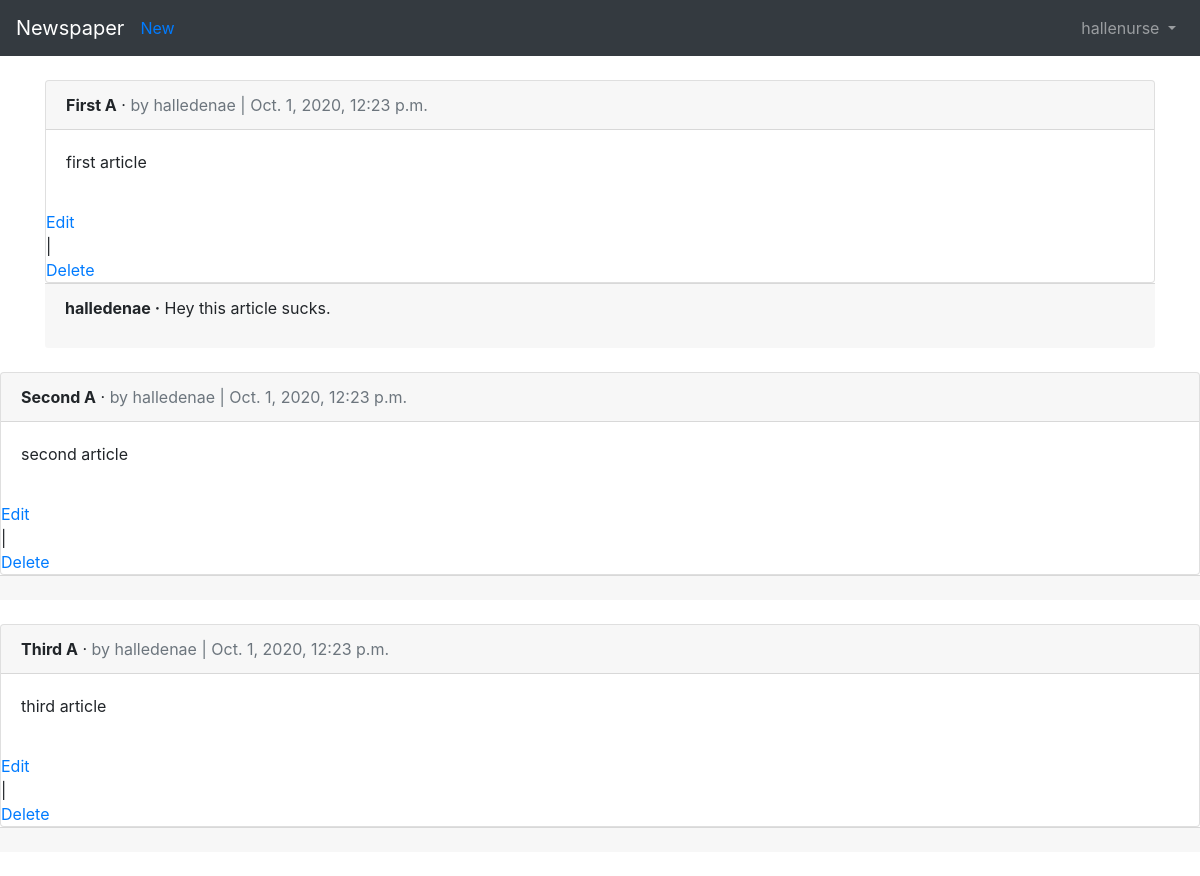
The page /articles/ (signed in) on the database its author committed.
### users/models.py (models this page shows)
class CustomUser(AbstractUser):
    age = models.PositiveIntegerField(null=True, blank=True)

### articles/models.py (models this page shows, shortened)
class Article(models.Model):
    title = models.CharField(max_length=255)
    body = models.TextField()
    date = models.DateTimeField(auto_now_add=True)
    author = models.ForeignKey(
        get_user_model(),
        on_delete=models.CASCADE,
    )

class Comment(models.Model):
    article = models.ForeignKey(Article,
                                on_delete=models.CASCADE,
                                related_name = 'comments',
                                )
    comment = models.CharField(max_length=140)
    author = models.ForeignKey(
        get_user_model(),
        on_delete=models.CASCADE,
        )
    def __str__(self):
        return self.comment

### articles/views.py (the view)
# urls.py: path('', ArticleListView.as_view(), name='article_list')
class ArticleListView(LoginRequiredMixin, ListView):
    model = Article
    template_name = 'article_list.html'
    login_url = 'login'

### templates/article_list.html (shortened to what this page needs)
{% extends 'base.html' %}
{% block content %}
	{% for article in object_list %}
		<div class="card">
			<div class="card-header">
				<span class="font-weight-bold">{{ article.title }}</span> &middot;
				<span class="text-muted">by {{ article.author}} |
				{{ article.date }}</span>
			</div>
			<div class="card-body">
				<p>{{ article.body }}</p>
			</div>
				<a href="{% url 'article_edit' article.pk %}">Edit</a> |
				<a href="{% url 'article_delete' article.pk %}">Delete</a>
			</div>
			<div class="card-footer">
				{% for comment in article.comments.all %}
					<p>
						<span class="font-weight-bold">{{ comment.author }} &middot;</span>
						{{ comment }}
					</p>
				{% endfor %}
				</div>
			</div>
		<br />
	{% endfor %}
{% endblock content %}

### templates/base.html (shortened to what this page needs)
<!doctype html>
<html lang="en">
  <head>
    <link rel="stylesheet"
    href="https://stackpath.bootstrapcdn.com/bootstrap/4.1.3/css/bootstrap.min.css"
>
  </head>
  <body>
    <nav class="navbar navbar-expand-md navbar-dark bg-dark mb-4">
    	<a class="navbar-brand" href="{% url 'home' %}">Newspaper</a>
		{% if user.is_authenticated %}
	  		<ul class="navbar-nav mr-auto">
				<li class="nav-item"><a href="{% url 'article_new' %}">New</a></li>
			</ul>
		{% endif %}
    <div class="collapse navbar-collapse" id="navbarCollapse">
      {% if user.is_authenticated %}
        <ul class="navbar-nav ml-auto">
          <li class="nav-item">
            <a class="nav-link dropdown-toggle" href="#" id="userMenu"
              data-toggle="dropdown" aria-haspopup="true"
              aria-expanded="false">
              {{ user.username }}
            </a>
          </li>
        </ul>
      {% endif %}
    </div>
  </nav>
  <div class="container">
    {% block content %}
    {% endblock content %}
  </body>
</html>

### rows shown on the page
CustomUser: username "hallenurse"
Article: title "First A", author "halledenae", date "Oct. 1, 2020, 12:23 p.m.", body "first article"
Comment: author "halledenae", comment "Hey this article sucks."
Article: title "Second A", author "halledenae", date "Oct. 1, 2020, 12:23 p.m.", body "second article"
Article: title "Third A", author "halledenae", date "Oct. 1, 2020, 12:23 p.m.", body "third article"
